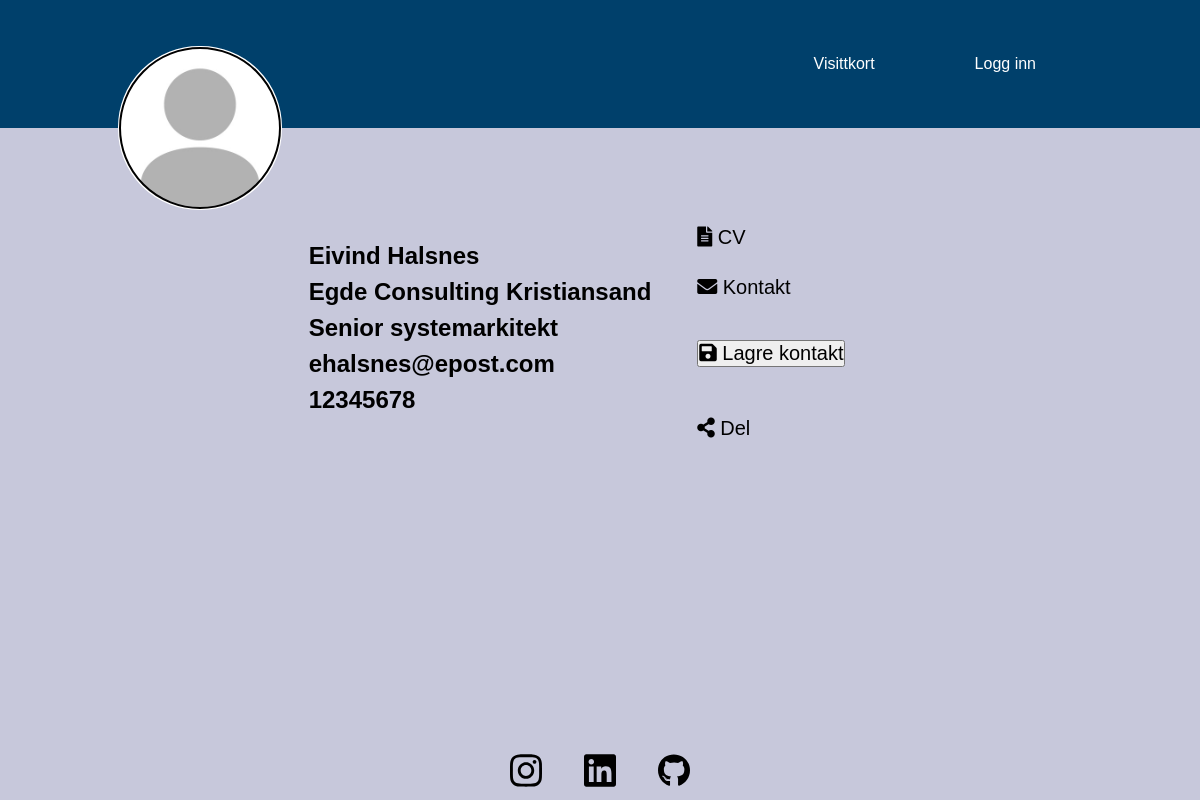
The page /pages/index.php?user_id=1 on the database its author committed.
### tables this page shows
CREATE TABLE `user` (
        `user_id`     int(11)         NOT NULL,
        `first_name`  varchar(64)     NOT NULL,
        `last_name`   varchar(64)     NOT NULL,
        `job_title`   varchar(64)     DEFAULT NULL,
        `email`       varchar(128)    NOT NULL,
        `phone`       varchar(15)     NOT NULL,
        `pass`        varchar(255)    NOT NULL
    );

CREATE TABLE `business_card` (
        `card_id`       int(11)       NOT NULL,
        `user_id`       int(11)       NOT NULL,
        `company_id`    int(11)       NOT NULL,
        `administrator` boolean       NOT NULL DEFAULT false
    );

CREATE TABLE `company` (
        `company_id`    int(11)       NOT NULL,
        `company_name`  varchar(64)   NOT NULL UNIQUE,
        `company_email` varchar(128)  NOT NULL,
        `descriptions`  varchar(255)  NOT NULL,
        `web_url`       varchar(255)  NOT NULL,
        `address`       varchar(128)  NOT NULL,
        `city`          varchar(64)   NOT NULL,
        `zip`           int(4)        NOT NULL
    );

### assets/include/db.inc.php (called while the page is built, shortened)
<?php
    $dsn = "mysql:dbname=" . DB_NAME . ";host=" . DB_HOST;
    try {
        $pdo = new PDO($dsn, DB_USER, DB_PASS);
    } catch (PDOException $e) {
    }
    function get_user($user_id) {
        global $pdo;
        $sql = "SELECT first_name, last_name, job_title, email, phone FROM user WHERE user_id = ?";
        $query = $pdo->prepare($sql);
        $query->bindParam(1, $user_id, PDO::PARAM_INT);
        try {
            $query->execute();
            return $query->fetch(PDO::FETCH_OBJ);
        } catch (PDOException $e) {
            echo $e->getMessage();
            return false;
        }
    }
    function get_user_company($user_id) {
        global $pdo;
        $sql = "SELECT bc.user_id, bc.company_id, bc.administrator,
            c.company_name
            FROM business_card AS bc
            JOIN company AS c
            ON bc.company_id = c.company_id
            WHERE bc.user_id = ?";
        $query = $pdo->prepare($sql);
        $query->bindParam(1, $user_id, PDO::PARAM_INT);
        try {
            $query->execute();
            return $query->fetch(PDO::FETCH_OBJ);
        } catch (PDOException $e) {
            return false;
        }
    }
?>

### pages/index.php (the view, shortened to what this page needs)
<?php
    require_once("../assets/include/header.inc.php");
    require_once("../assets/include/footer.inc.php");
    require_once("../assets/include/db.inc.php");
    $user_id = $_REQUEST["user_id"];
    if($user = get_user($user_id)) {
        $name = $user->first_name . " " . $user->last_name;
        $job_title = $user->job_title;
        $email = $user->email;
        $phone = $user->phone;
        if($user_company = get_user_company($user_id)) {
            $company = $user_company->company_name;
        } else {
            $company = null;
            $company_id = null;
        }
    } else {
        $status = "<h4><span style='color:red'>
                Noe gikk galt, fant ikke bruker i systemet.
                </span></h4>";
    }
?>
<!DOCTYPE html>
<html lang="no">
<head>
    <link rel="stylesheet" href="../assets/styles/styles.css">
    <link rel="stylesheet" href="../assets/fonts/fontawesome-free-6.3.0-web/css/fontawesome.min.css">
    <link rel="stylesheet" href="https://use.fontawesome.com/releases/v5.14.0/css/all.css">
</head>
<body>
    <div class="business-card-container">
        <?php if(!isset($status)) { ?>
            <div class="personal-information">
                <?php
                    echo "<h2>$name</h2>
                        <h2>$company</h2>
                        <h2>$job_title</h2>
                        <h2><a href='mailto:$email'>$email</a></h2>
                        <h2><a href='tel:$phone'>$phone</a></h2>";
                ?>
            </div>
            <?php if(isset($_SESSION["user"]["user_id"]) && $_GET["user_id"] == $_SESSION["user"]["user_id"]) {
                $folder = md5("user." . $user_id);
                $dir = "../profiles/" . $folder . "/qr.png";
            ?>
                <img class="qr-code" src="<?=$dir?>" alt="QR-kode">
            <?php } else { ?>
                <div class="menu">
                    <form action="" method="post">
                        <ul>
                            <li><a href="#" class="menu-options"><i class="fa fa-file-text"></i> CV</a></li>
                            <li><a href="contact-employee.php?user_id=<?=$user_id?>" class="menu-options"><i class="fa fa-envelope"></i> Kontakt</a></li>
                            <li><button type="submit" class="menu-options" name="save-contact"><i class="fa fa-save"></i> Lagre kontakt</a></li>
                            <li><a href="#" class="menu-options" id="share-link"><i class="fa fa-share-alt"></i> Del</a></li>
                        </ul>
                    </form>
                </div>
            <?php } ?>
        <?php } else { echo $status; }?>
    </div>
</body>
</html>

### assets/styles/styles.css (style rules this page uses)
* { box-sizing: border-box; margin: 0; padding: 0; }
body { background-color: #C7C8DB; height: 100%; margin: 0; padding: 0; font-family: "Montserrat", sans-serif; }
li .nav-item, a, button { font-weight: 500; font-size: 16px; color: white; text-decoration: none; }
.business-card-container { display: flex; position: relative; flex-flow: row wrap; justify-content: center; font-family: Arial, Helvetica, sans-serif; align-items: center; margin: auto; padding: 5rem; line-height: 1.5; }
.personal-information a { position: relative; font-family: Arial, Helvetica, sans-serif; font-size: 1.5rem; font-weight: bold; color: black; margin-right: 20px; }
.menu { font-family: Arial, Helvetica, sans-serif; font-size: 25pt; position: relative; font-style: bold; width: 15rem; display: flex; align-items: center ; justify-content: center; line-height: 1.5; }
.menu ul { list-style-type: none; }
.menu-options { color: black; font-size: 15pt; justify-content: center; margin: 2rem; }
* { box-sizing: border-box; }

### rows shown on the page
user: name "Eivind Halsnes", job_title "Senior systemarkitekt", email "ehalsnes@epost.com", phone "12345678"
business_card: company.company_name "Egde Consulting Kristiansand"
